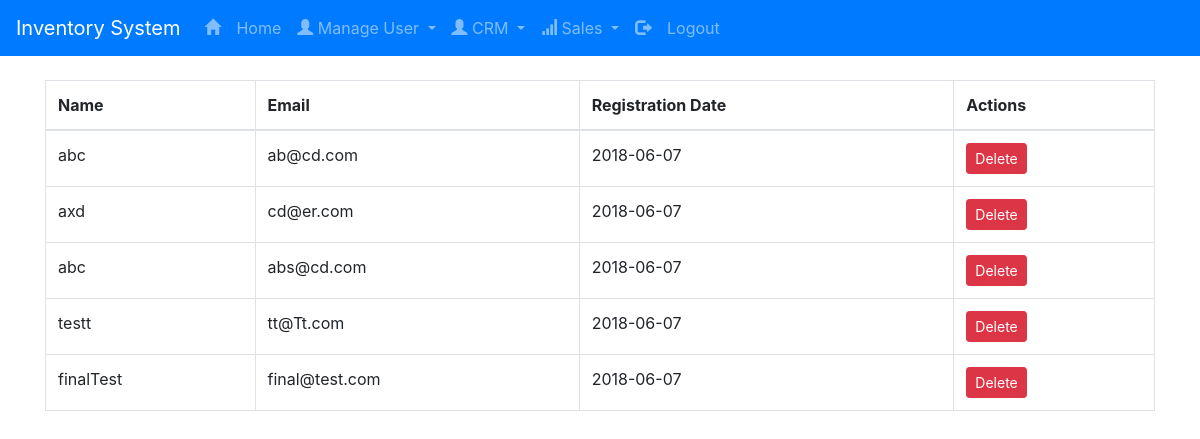
The page /manage_user.php (signed in) on the database its author committed.
### tables this page shows
CREATE TABLE IF NOT EXISTS `user` (
  `id` int(11) NOT NULL AUTO_INCREMENT,
  `username` varchar(255) NOT NULL,
  `email` varchar(255) NOT NULL,
  `password` varchar(300) NOT NULL,
  `register_date` date NOT NULL,
  `last_login` datetime NOT NULL,
  `user_role` int(11) NOT NULL,
  PRIMARY KEY (`id`),
  UNIQUE KEY `email` (`email`),
  KEY `FK_user_user_permissions` (`user_role`),
  CONSTRAINT `FK_user_user_permissions` FOREIGN KEY (`user_role`) REFERENCES `user_permissions` (`id`)
);

### manage_user.php (the view, shortened to what this page needs)
<?php
	  $db = new Database();
	  $con = $db->connect();
		$query = "SELECT * FROM user";
		$result = $con->query($query);
		$rows = mysqli_fetch_all($result,MYSQLI_ASSOC);
?>
<!DOCTYPE html>
<html lang="en" dir="ltr">
  <head>
    <?php include_once("./templates/module.php"); ?>
  </head>
  <body>
		<?php include_once("./templates/header.php");  ?>
		<div class="container"><br>
			<table class="table table-hover table-bordered">
			    <thead>
			      <tr>
			        <th>Name</th>
			        <th>Email</th>
			        <th>Registration Date</th>
							<th>Actions</th>
			      </tr>
			    </thead>
			    <tbody id="">
						<?php	foreach ($rows as $row) {  ?>
							<tr>
								<td><?php echo $row['username']; ?></td>
								<td><?php echo $row['email']; ?></td>
								<td><?php echo $row['register_date']; ?></td>
								<td>
                  <a href="manage_user.php?id=<?php echo $row['id']; ?>" onclick="alert('Are you sure!')" class="btn btn-danger btn-sm ">Delete</a>
                </td>
							</tr>
						<?php }	?>
			    </tbody>
			  </table>
		</div>
  </body>
</html>

### rows shown on the page
user: username "abc", email "ab@cd.com", register_date "2018-06-07"
user: username "axd", email "cd@er.com", register_date "2018-06-07"
user: username "abc", email "abs@cd.com", register_date "2018-06-07"
user: username "testt", email "tt@Tt.com", register_date "2018-06-07"
user: username "finalTest", email "final@test.com", register_date "2018-06-07"
